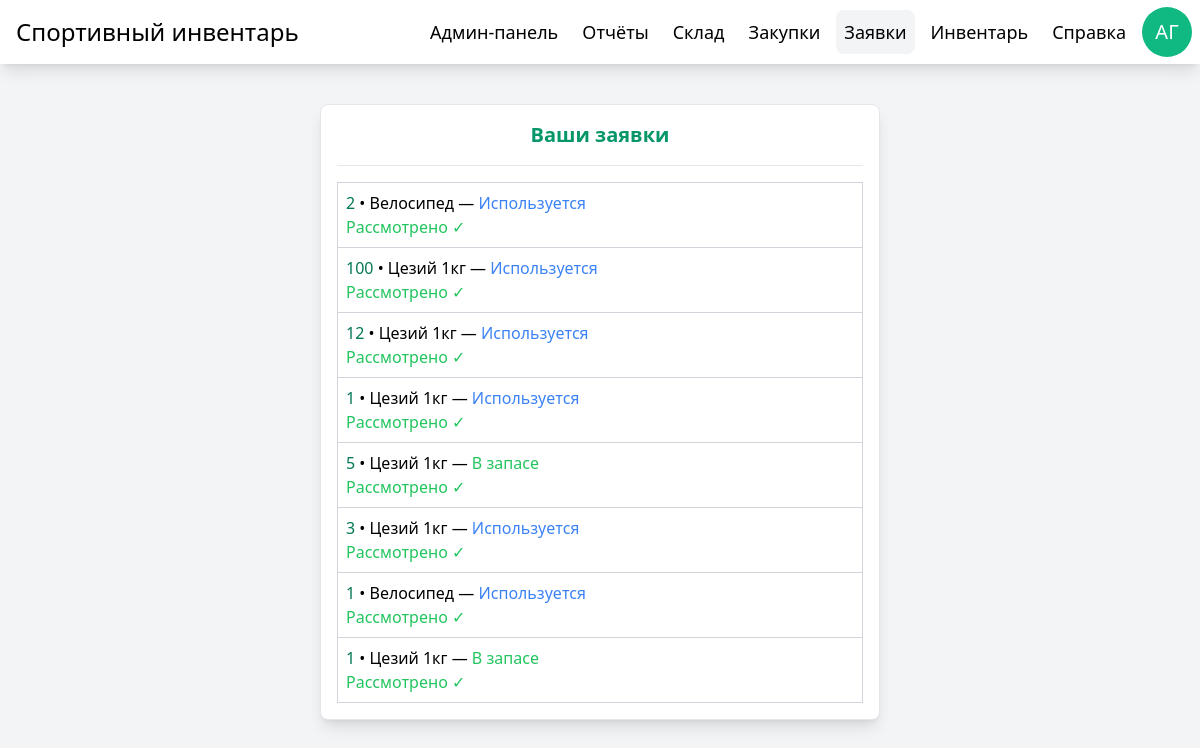
The app's page /applications/ (signed in), older data.
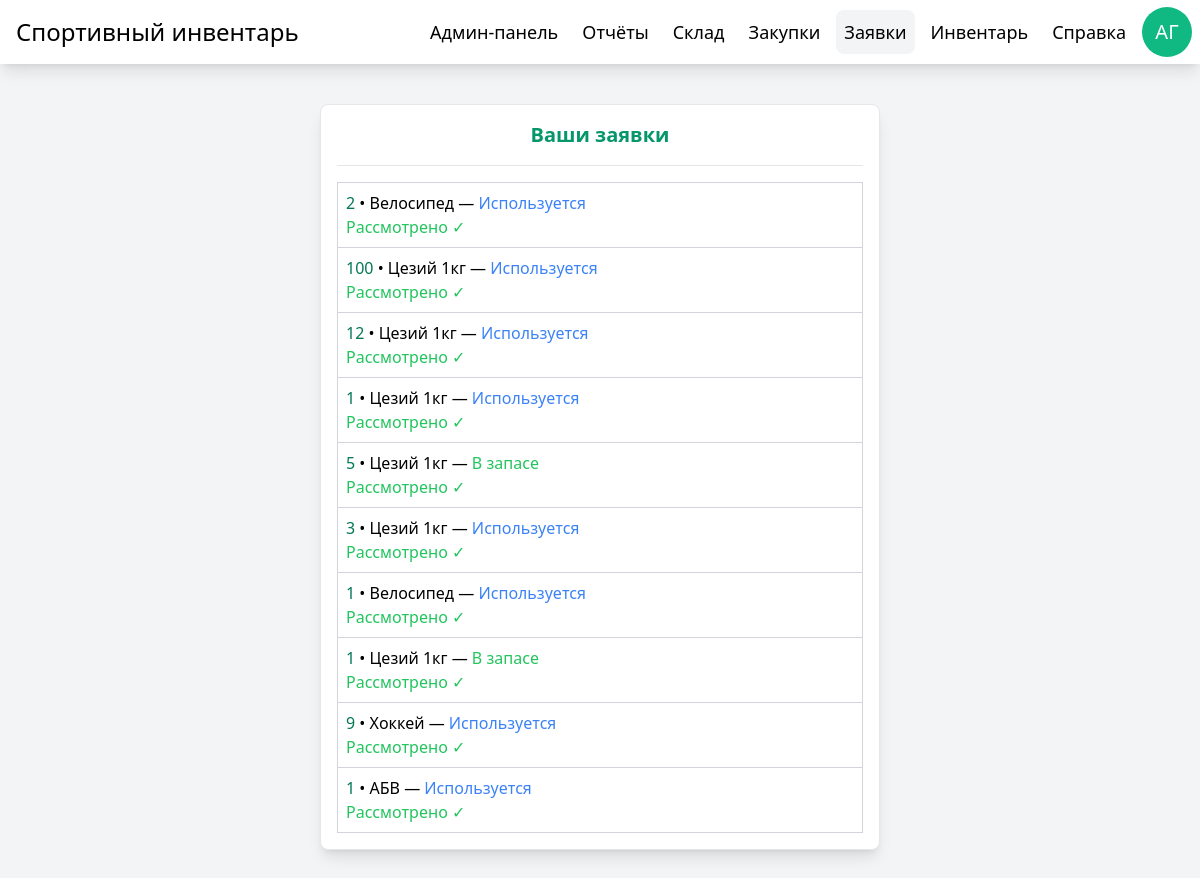
The same page, newer data.
### manager/models.py (models this page shows)
class Application(models.Model):
    ident = models.AutoField(primary_key=True)
    ACTIONS = [
        ('drop', 'Списать оборудование'),
        ('request', 'Запросить оборудование')
    ]
    STATE_CHOICES = [
        ('active', 'Используется'),
        ('inactive', 'В запасе'),
        ('broken', 'Сломан'),
    ]
    STATUS =[
        ('seen', 'Рассмотрено'),
        ('unseen', 'Не рассмотрено')
    ]
    owner = models.ForeignKey(User, on_delete=models.CASCADE, related_name='applications')  # Автор заявки
    name = models.CharField(max_length=256)
    quantity = models.PositiveIntegerField(default=1)
    state = models.CharField(max_length=8, choices=STATE_CHOICES, default='inactive')
    status = models.CharField(max_length=8, choices=STATUS, default='unseen')
    '''if action == "request":
            ...
    На запрос выделяем quantity вещей. Если у storage нет такого количества, то закупаем через Purchase'''
    action = models.CharField(max_length=32, choices=ACTIONS, default='drop', null=True, blank=True)

### manager/views.py (the view)
# urls.py: path('applications/', views.applications, name="applications")
@login_required
@verified_check
def applications(request):
    applications = Application.objects.filter(owner=request.user)
    print("serving application.html")
    return render(request, 'applications.html', {'applications': applications})

### manager/views.py (called while the page is built)
def verified_check(view_func):
    @wraps(view_func)
    def wrapper(request, *args, **kwargs):
        if request.user.verified:
            return view_func(request, *args, **kwargs)
        return redirect('not_verified')  # Правильный редирект по URL name или путь
    return wrapper

### theme/templates/applications.html (shortened to what this page needs)
{% extends "base.html" %}
{% block content %}
<div class="w-1/2 p-4 grid gap-4 bg-white border rounded-lg shadow-lg">
    <h2 class="text-xl font-semibold text-center text-primary-600">Ваши заявки</h2>
    <hr>
    <table class="w-full border border-gray-300 border-collapse">
        <tbody>
            {% for application in applications %}
            <tr class="border-b border-gray-300 hover:bg-primary-50 transition">
                <td class="p-2">
                    <p class="text-black break-all">
                        <span class="text-primary-700 font-medium">{{ application.quantity }}</span>
                        •
                        {{ application.name }}
                        —
                        {% if application.state == 'inactive' %}
                        <span class="text-green-500">В запасе</span>
                        {% elif application.state == 'active' %}
                        <span class="text-blue-500">Используется</span>
                        {% elif application.state == 'broken' %}
                        <span class="text-red-500">Сломано</span>
                        {% endif %}
                    </p>
                    <p>
                        {% if application.status == 'seen' %}
                        <span class="text-green-500">Рассмотрено ✓</span>
                        {% elif application.status == 'unseen' %}
                        <span class="text-red-500">Нерассмотрено ✕</span>
                        {% endif %}
                    </p>
                </td>
            </tr>
            {% endfor %}
        </tbody>
    </table>
</div>
{% endblock %}

Row changes from the older to the newer data that the page shows:
added Application: quantity "9", name "Хоккей", state "Используется", status "Рассмотрено ✓"
added Application: quantity "1", name "АБВ", state "Используется", status "Рассмотрено ✓"
